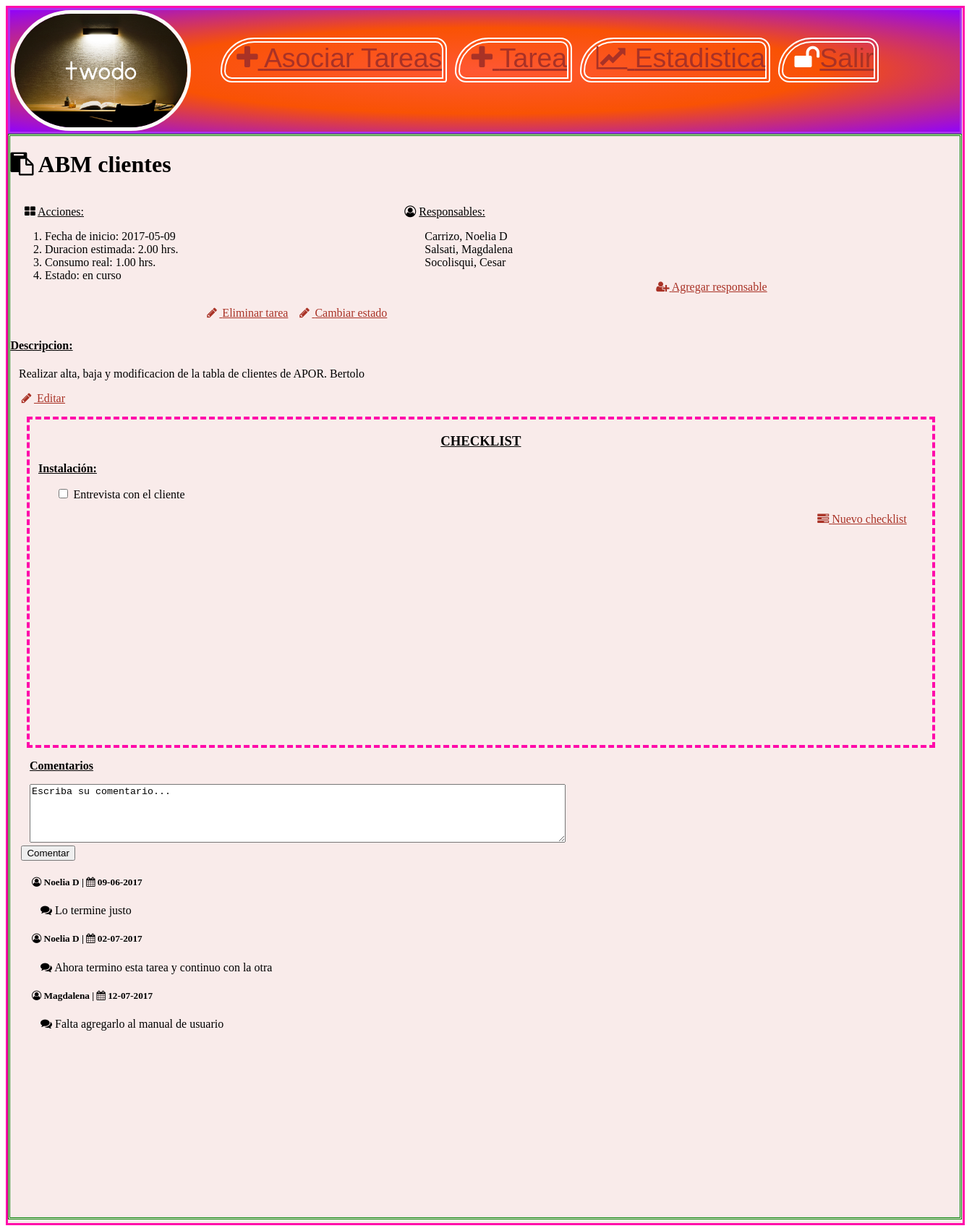
The page /views/tarea.php?id=2 (signed in) on the database its author committed.
### tables this page shows
CREATE TABLE `tarea` (
  `id_tarea` int(11) NOT NULL,
  `nombre` varchar(50) NOT NULL,
  `fecha_inicio` date NOT NULL,
  `estimacion` float(10,2) DEFAULT NULL,
  `consumo` float(10,2) DEFAULT NULL,
  `fecha_fin` date NOT NULL,
  `estado` varchar(50) NOT NULL,
  `descripcion` varchar(160) NOT NULL
);

CREATE TABLE `tarea_users` (
  `id_tuser` int(11) NOT NULL,
  `id_usuario` int(11) NOT NULL,
  `id_tarea` int(11) NOT NULL
);

CREATE TABLE `usuario` (
  `id_usuario` int(11) NOT NULL,
  `nombre` varchar(50) NOT NULL,
  `apellido` varchar(50) NOT NULL,
  `nick` varchar(35) NOT NULL,
  `password` varchar(35) NOT NULL,
  `correo` varchar(80) NOT NULL
);

CREATE TABLE `consignas` (
  `id_consignas` int(11) NOT NULL,
  `detalle` varchar(50) NOT NULL,
  `fecha_realizado` date NOT NULL,
  `estado` varchar(50) NOT NULL,
  `id_tarea` int(11) NOT NULL,
  `id_usuario` int(11) NOT NULL
);

CREATE TABLE `comentario` (
  `id_comentario` int(11) NOT NULL,
  `detalle` varchar(50) NOT NULL,
  `fecha_realizado` datetime NOT NULL,
  `id_usuario` int(11) NOT NULL,
  `id_tarea` int(11) NOT NULL
);

### model/modelo.php (called while the page is built, shortened)
<?php
    function obtenerDetalleTarea($con, $id){
        $sql="select * from tarea where id_tarea ='".$id."'";
        $q = $con->query($sql);
        return $q;
    }
    function obtenerComentarios($con, $id){
        $sql="select * from comentario as c inner join usuario as u on u.id_usuario = c.id_usuario where id_tarea ='".$id."' order by fecha_realizado";
        $qe = $con->query($sql);
        return $qe;
    }
    function obtenerChecklist($con, $id, $user_id){
        $sql="SELECT * FROM consignas
              where id_tarea ='".$id."'and id_usuario = '".$user_id."'" ;
        $q = $con->query($sql);
        return $q;
    }
    function obtengoResponsablesDeTarea($con, $tarea){
        $sql1="select * from tarea_users as tu inner join usuario as u on u.id_usuario = tu.id_usuario where id_tarea = '".$tarea."'";
        $q1 = $con->query($sql1);
        return $q1;
    }
?>

### controllers/tarea.php (called while the page is built, shortened)
<?php
    include ('../conexion.php');
    include ('../model/modelo.php');
    if (isset($_GET["id"])){
        $id=$_GET["id"];
        $user_id= $_SESSION['user_id'];
        $sql1=obtenerDetalleTarea($con, $id);
        $sql2=obtengoResponsablesDeTarea($con, $id);
        $sql3=obtenerComentarios($con, $id);
        $sql4=obtenerChecklist($con,$id, $user_id);
    }else{
        header("Location: http://localhost/EjercicioTwoDo/main.php");
    }
?>

### views/tarea.php (the view, shortened to what this page needs)
<?php
    include("../controllers/tarea.php");
    include("header_user.php");
?>
        <div id="cont_general">
             <?php if ($sql1->num_rows > 0 ){
                      while ($r1=$sql1->fetch_array()):
            ?>
            <h1><i class="fa fa-clipboard" aria-hidden="true"></i> <b><?php echo $r1['nombre']; ?></b></h1>
            <div class="cuerpo-tarea">
                <div class="acciones">
                    <p><i class="fa fa-th-large" aria-hidden="true"></i> <u>Acciones:</u> </p>
                    <ol>
                        <li>Fecha de inicio: <?php echo $r1['fecha_inicio']; ?></li>
                        <li>Duracion estimada: <?php echo $r1['estimacion']; ?> hrs.</li>
                        <li>Consumo real: <?php echo $r1['consumo']; ?> hrs.</li>
                        <li>Estado: <?php echo $r1['estado']; ?> </li>
                    </ol><br/>
                    <a href="editar_estado.php?id=<?php echo $id;?>"> <i class="fa fa-pencil fa-fw"></i> Cambiar estado </a>
                    <a href="../eliminar_tarea.php?id=<?php echo $id;?>"> <i class="fa fa-pencil fa-fw"></i> Eliminar tarea </a><br/><p></p>
                </div>
                <div class="responsables">
                    <p><i class="fa fa-user-circle-o" aria-hidden="true"></i> <u>Responsables:</u> </p>
                    <ul>
                        <?php if ($sql2->num_rows > 0 ){
                            while ($r2=$sql2->fetch_array()):
                        ?>
                                <li><?php echo $r2['apellido']; ?>, <?php echo $r2['nombre']; ?></li>
                        <?php
                            endwhile;
                        }else{
                            echo 'No se registraron responsables para la tarea elegida';
                        }
                        ?>
                    </ul>
                    <a href="agregar_responsable.php?id=<?php echo $id; ?>"><i class="fa fa-user-plus" aria-hidden="true"></i> Agregar responsable </a>
                </div>
            </div>
                        <h4><u><b> Descripcion:</b></u></h4>
                        <p><?php echo $r1['descripcion']; ?></p>
                        <p><a href="editar_tarea.php?id=<?php echo $id;?>"> <i class="fa fa-pencil fa-fw"></i> Editar</a><br/></p>
                            <?php   endwhile;
                 }else{
                    echo 'No se registro ninguna descripcion para la tarea elegida';
                 }
            ?>
            <div class="checklist" ><h3><b><u>CHECKLIST</u></b></h3>
            <p><b><u>Instalaci&oacute;n:</u></b></p>
                <ul>
                    <?php if ($sql4->num_rows > 0 ){
                            while ($r4=$sql4->fetch_array()):
                    ?>
                                <li><input type="checkbox" id="subscribeNews" name="subscribe" value="newsletter"> <?php echo $r4['detalle']; ?></li>
                    <?php
                            endwhile;
                        }else{
                            echo 'No se registraron responsables para la tarea elegida';
                        }
                    ?>
                </ul>
                <a href="agregar_consigna.php?idT=<?php echo $id;?>" > <i class="fa fa-tasks" aria-hidden="true"></i> Nuevo checklist</a>
            </div>
            <div class="comentarios">
                <p><b><u>Comentarios</u></b></p>
                <form action="../controllers/agregar_comentario.php" method="post">
                    <textarea name="comen" rows="5" cols="90">Escriba su comentario...</textarea><br/>
                    <input type="submit" value="Comentar"/>
                </form>
                <div class="comentarios">
                <?php if ($sql3->num_rows > 0 ){
                            while ($r3=$sql3->fetch_array()):
                ?>
                    <h5><i class="fa fa-user-circle-o" aria-hidden="true"></i> <?php echo $r3["nombre"];?> | <i class="fa fa-calendar" aria-hidden="true"></i> <?php echo $c=date("d-m-Y", strtotime($r3["fecha_realizado"])); ?> </h5>
                    <p id="text_coment"><i class="fa fa-comments" aria-hidden="true"></i> <?php echo $r3["detalle"];?></p>
                    <?php
                        endwhile;
                        }else{
                            echo 'No se realizaron comentarios para la tarea elegida';
                        }
                    ?>
                </div>
           </div>
        </div>
    </div>
</body>
</html>

### css/estilo.css (style rules this page uses)
ul li { list-style: none; margin-top:0.3px; margin-right:0.8px; }
h1,h4, a, input { margin-left:0.4px; }
a:link, a:visited { color: #A93226; text-decoration: underline; cursor: auto; }
a { color: ##A93226; }
#cont_general { border-color:green; border-style:double; width:99.5%; height:89%; clear:both; }
#cont_general p, textarea, h2 { margin-left:12px; }
.comentarios { margin-left:15px; }
.cuerpo-tarea { margin: 10px 15px 10px 8px; height:12%; width:80%; }
.cuerpo-tarea a { float:right; margin-right:12px; }
.responsables, .acciones { float:left; width:50%; }
.checklist h3 { text-align:center; }
.checklist { border-style:dashed; border-color:#FF09AA; border-width: 4px; height:450px; width:95%; margin-left:23px; }
.checklist a { float:right; margin-right:35px; }

### rows shown on the page
tarea: nombre "ABM clientes", fecha_inicio "2017-05-09", estimacion "2.00", consumo "1.00", estado "en curso", descripcion "Realizar alta, baja y modificacion de la tabla de clientes de APOR. Bertolo"
tarea_users: id_usuario.apellido "Carrizo", id_usuario.nombre "Noelia D"
tarea_users: id_usuario.apellido "Salsati", id_usuario.nombre "Magdalena"
tarea_users: id_usuario.apellido "Socolisqui", id_usuario.nombre "Cesar"
consignas: detalle "Entrevista con el cliente"
comentario: id_usuario.nombre "Noelia D", fecha_realizado "09-06-2017", detalle "Lo termine justo"
comentario: id_usuario.nombre "Noelia D", fecha_realizado "02-07-2017", detalle "Ahora termino esta tarea y continuo con la otra"
comentario: id_usuario.nombre "Magdalena", fecha_realizado "12-07-2017", detalle "Falta agregarlo al manual de usuario"
